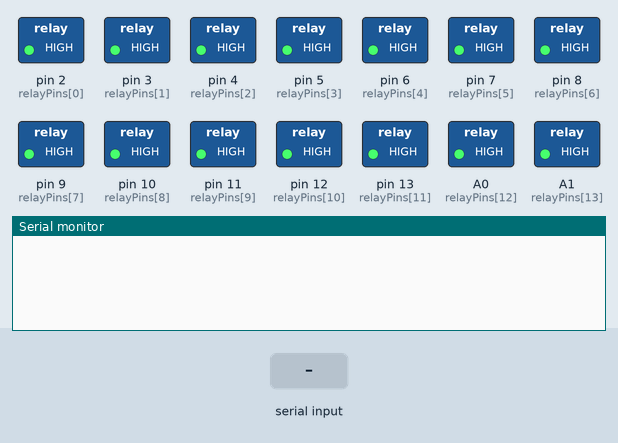
The sketch below on a simulated Arduino Nano, built with avr-gcc and run on an emulated ATmega328P. On the bench: switched loads named in the sketch (green lamp = pin HIGH), the last lines printed to the serial monitor. The inputs (shaded band) are chosen by the test bench.

Above: at 1.2 s.
1.3 s: "VALVE_CMD:\n" received over Serial
At 1.9 s:
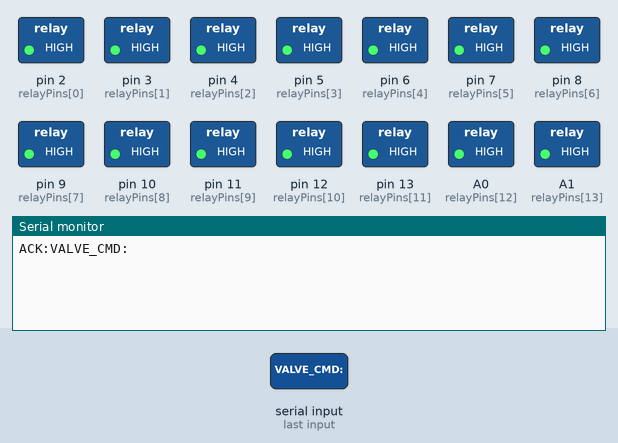
2.8 s: "VALVE_CMD::45\n" received over Serial
At 4.3 s:
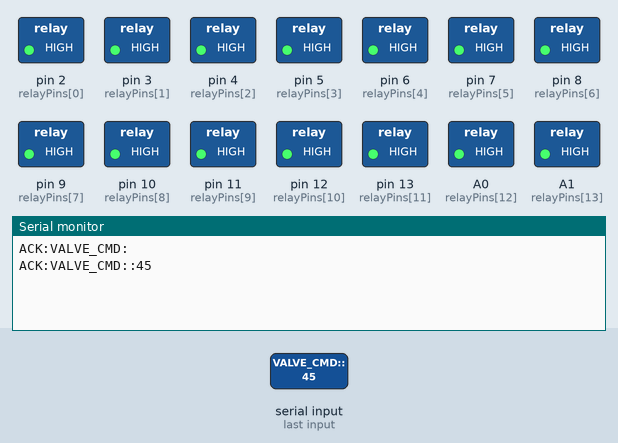

The sketch:

nano_2_valves.ino
```cpp
// NANO 2 - VALVES (VALFLER) KONTROLCÜSÜ
// 16 Kanal Röle Kartı için yazılmıştır.

// 16 valf için Arduino pin atamaları (Örnek D2-D17/A3)
const int relayPins[16] = {2, 3, 4, 5, 6, 7, 8, 9, 10, 11, 12, 13, A0, A1, A2, A3};

void setup() {
  Serial.begin(115200);

  // Tüm röle pinlerini OUTPUT yap ve başlangıçta kapalı (HIGH) tut.
  // (Not: Çoğu röle kartı Low-Level tetiklemelidir, yani LOW = AÇIK, HIGH = KAPALI)
  for (int i = 0; i < 16; i++) {
    pinMode(relayPins[i], OUTPUT);
    digitalWrite(relayPins[i], HIGH);
  }
}

void loop() {
  if (Serial.available() > 0) {
    String cmd = Serial.readStringUntil('\n');
    cmd.trim();

    if (cmd.startsWith("VALVE_CMD:")) {
      int firstColon = cmd.indexOf(':');
      int secondColon = cmd.indexOf(':', firstColon + 1);

      String valveIdStr = cmd.substring(firstColon + 1, secondColon);
      String state = cmd.substring(secondColon + 1);

      if (valveIdStr == "ALL") {
        for (int i = 0; i < 16; i++) {
          digitalWrite(relayPins[i], (state == "ON") ? LOW : HIGH);
        }
      } else {
        int valveId = valveIdStr.toInt();
        if (valveId >= 1 && valveId <= 16) {
          int pinIndex = valveId - 1;
          digitalWrite(relayPins[pinIndex], (state == "ON") ? LOW : HIGH);
        }
      }
      Serial.println("ACK:" + cmd);
    }
  }
}
```

Measured:
- after the input at 1.3 s, the serial monitor: prints a new line at once (image 1)
- after the input at 2.8 s, the serial monitor: prints a new line at once (image 2)
